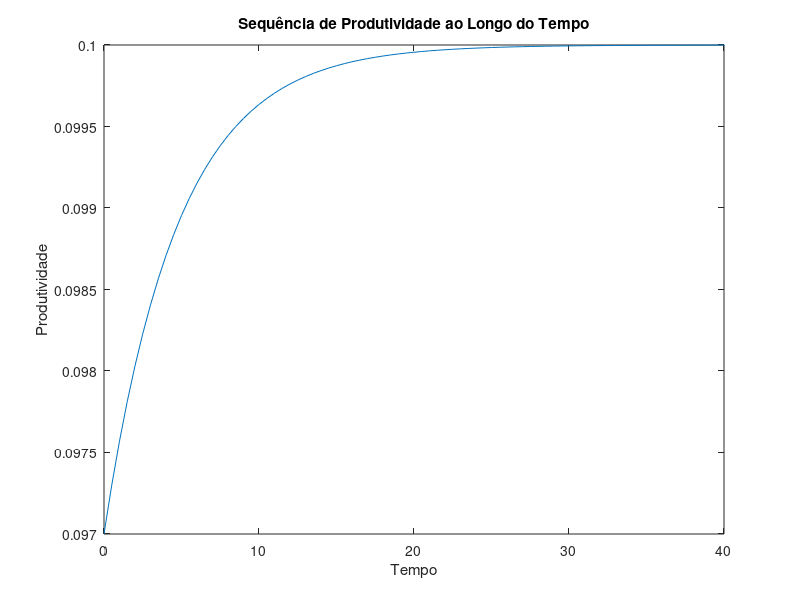

The MATLAB script that drew this image: (Note: this script raises an error after producing the figure.)
% Transição após uma diminuição inesperada na produtividade agregada ("MIT shock")

% Limpeza do ambiente
clear all; clc; close all;

% Parâmetros do Modelo
ga = 2;              % Coeficiente de aversão ao risco
rho = 0.05;          % Taxa de impaciência intertemporal
d = 0.05;            % Taxa de depreciação do capital
al = 1/3;            % Participação do capital na produção
Aprod = 0.1;         % Nível inicial de produtividade total dos fatores
z1 = 1;              % Estado de produtividade 1
z2 = 2*z1;           % Estado de produtividade 2
z = [z1, z2];        % Vetor de estados de produtividade
la1 = 1/3;           % Probabilidade do estado de produtividade 1
la2 = 1/3;           % Probabilidade do estado de produtividade 2
la = [la1, la2];      % Vetor de probabilidades
z_ave = (z1*la2 + z2*la1)/(la1 + la2);  % Média ponderada dos estados de produtividade
% Adicione as taxas de imposto heterogêneas para cada estado de produtividade
tax_rates = [0.1, 0.2];
tau_z1 = tax_rates(1);
tau_z2 = tax_rates(2);

% Parâmetros Temporais e de Discretização
T = 200;             % Tempo total
N = 400;             % Número de intervalos de tempo
dt = T/N;            % Passo de tempo
time = (0:N-1)*dt;    % Vetor de tempo
max_price_it = 300;   % Número máximo de iterações para encontrar preços de equilíbrio
convergence_criterion = 10^(-5);  % Critério de convergência para a transição dinâmica
relax = 0.1;          % Parâmetro de relaxamento

% Construção da Sequência de Produtividade (Processo de Poisson)
corr = 0.8;          % Correlação entre os estados
nu = 1 - corr;       % Parâmetro relacionado à construção do processo estocástico
Aprod_t = zeros(N,1); % Sequência de produtividade ao longo do tempo
Aprod_t(1) = 0.97*Aprod;
for n = 1:N-1
    Aprod_t(n+1) = dt*nu*(Aprod - Aprod_t(n)) + Aprod_t(n);
end

% Plot da Sequência de Produtividade ao Longo do Tempo
plot(time, Aprod_t)
xlim([0 40])
xlabel('Tempo')
ylabel('Produtividade')
title('Sequência de Produtividade ao Longo do Tempo')

% Parâmetros para a Grade de Capital
I = 1000;            % Número de pontos na grade de acumulação de capital
amin = -0.8;         % Valor mínimo para o capital
amax = 20;           % Valor máximo para o capital
a = linspace(amin, amax, I)'; % Vetor de capital
da = (amax - amin)/(I-1);      % Incremento na grade de capital
aa = [a, a];        % Vetor de capital repetido para cada estado de produtividade
zz = ones(I, 1)*z;   % Vetor de estados de produtividade repetido para cada ponto na grade

% Inicialização de Variáveis para a Iteração da Função Valor
maxit = 100;           % Número máximo de iterações
crit = 10^(-5);        % Critério de convergência para a função valor
Delta = 1000;          % Parâmetro para iteração da função valor
dVf = zeros(I, 2);     % Forward differences da função valor
dVb = zeros(I, 2);     % Backward differences da função valor
c = zeros(I, 2);       % Consumo
Aswitch = [-speye(I)*la(1), speye(I)*la(1); speye(I)*la(2), -speye(I)*la(2)]; % Matriz de transição entre estados de produtividade

% Parâmetros para Encontrar o Equilíbrio Estacionário
Ir = 40;               % Número de iterações para encontrar o equilíbrio estacionário
crit_S = 10^(-5);      % Critério de convergência para a oferta e demanda de capital
rmax = 0.049;          % Taxa de juros máxima
r = 0.04;              % Taxa de juros inicial
w = 0.05;              % Salário inicial

% Inicialização das Condições Iniciais da Função Valor
v0(:, 1) = (w*z(1) + r*a).^(1-ga)/(1-ga)/rho;
v0(:, 2) = (w*z(2) + r*a).^(1-ga)/(1-ga)/rho;

r0 = 0.03;             % Taxa de juros inicial (usado para verificação de convergência)
rmin = 0.01;           % Taxa de juros mínima
rmax = 0.99*rho;       % Taxa de juros máxima (usado para verificação de convergência)


%%%%%%%%%%%%%%%%
% STEADY STATE %
%%%%%%%%%%%%%%%%

% Iteração para encontrar o equilíbrio estacionário
for ir = 1:Ir
    r_r(ir) = r;
    rmin_r(ir) = rmin;
    rmax_r(ir) = rmax;

    % Cálculo do capital demandado e salário
    KD(ir) = (al*Aprod/(r + d))^(1/(1-al))*z_ave;
    w = (1-al)*Aprod*KD(ir).^al*z_ave^(-al);

    % Inicialização da função valor se ir > 1
    if ir > 1
        v0 = V_r(:, :, ir-1);
    end

    v = v0;

    % Iteração da função valor
    for n = 1:maxit
        V = v;
        V_n(:, :, n) = V;

        % Forward difference
        dVf(1:I-1, :) = (V(2:I, :) - V(1:I-1, :))/da;
        dVf(I, :) = (w*z + r*amax).^(-ga);

        % Backward difference
        dVb(2:I, :) = (V(2:I, :) - V(1:I-1, :))/da;
        dVb(1, :) = (w*z + r*amin).^(-ga);



        % % Consumo e poupança com forward difference
        % cf = dVf.^(-1/ga);
        % ssf = w*zz + r*aa - cf;
        % 
        % % Consumo e poupança com backward difference
        % cb = dVb.^(-1/ga);
        % ssb = w*zz + r*aa - cb;
        %
        % % Consumo e derivada da função valor no estado estacionário
        % c0 = w*zz + r*aa;
        % dV0 = c0.^(-ga);
        % 
        % % Escolha do método de diferenças baseado no sinal do drift
        % If = ssf > 0; % Forward difference
        % Ib = ssb < 0; % Backward difference
        % I0 = (1 - If - Ib); % Estado estacionário
        % 
        % % Diferenças baseadas no método upwind
        % dV_Upwind = dVf.*If + dVb.*Ib + dV0.*I0;
        % c = dV_Upwind.^(-1/ga);
        % u = c.^(1-ga)/(1-ga);

        % Consumo e poupança com forward difference (estado de produtividade z1)
        cf_z1 = (1 - tau_z1)*dVf(:,1).^(-1/ga);
        cb_z1 = (1 - tau_z1)*dVb(:,1).^(-1/ga);
    
        ssf_z1 = w*z(1) + r*aa - cf_z1;
        ssb_z1 = w*z(1) + r*aa - cb_z1;

        % Consumo e poupança com backward difference (estado de produtividade z1)
        cf_z2 = (1 - tau_z2)*dVf(:,2).^(-1/ga);
        cb_z2 = (1 - tau_z2)*dVb(:,2).^(-1/ga);
    
        ssf_z2 = w*z(2) + r*aa - cf_z2;
        ssb_z2 = w*z(2) + r*aa - cb_z2;

        % Consumo e derivada da função valor no estado estacionário (estado de produtividade z1)
        c0_z1 = w*z(1) + r*aa;
        dV0_z1 = c0_z1.^(-ga);
        
        % Consumo e derivada da função valor no estado estacionário (estado de produtividade z2)
        c0_z2 = w*z(2) + r*aa;
        dV0_z2 = c0_z2.^(-ga);
    
        % Escolha do método de diferenças baseado no sinal do drift (estado de produtividade z1)
        If_z1 = ssf_z1 > tau_z1; % Forward difference
        Ib_z1 = ssb_z1 < tau_z1; % Backward difference
        I0_z1 = (1 - If_z1 - Ib_z1); % Estado estacionário
    
        % Diferenças baseadas no método upwind (estado de produtividade z1)
        dV_Upwind_z1 = dVf.*If_z1 + dVb.*Ib_z1 + dV0_z1.*I0_z1;
        c_z1 = (dV_Upwind_z1 - tau_z1*w*z(1)).^(-1/ga);
        u_z1 = c_z1.^(1-ga)/(1-ga);
    
        % Escolha do método de diferenças baseado no sinal do drift (estado de produtividade z2)
        If_z2 = ssf_z2 > tau_z2; % Forward difference
        Ib_z2 = ssb_z2 < tau_z2; % Backward difference
        I0_z2 = (1 - If_z2 - Ib_z2); % Estado estacionário
    
        % Diferenças baseadas no método upwind (estado de produtividade z2)
        dV_Upwind_z2 = dVf.*If_z2 + dVb.*Ib_z2 + dV0_z2.*I0_z2;
        c_z2 = (dV_Upwind_z2 - tau_z2*w*z(2)).^(-1/ga);
        u_z2 = c_z2.^(1-ga)/(1-ga);

        % Construção da matriz para z1
        X_z1 = -min(ssb_z1, 0)/da;
        Y_z1 = -max(ssf_z1, 0)/da + min(ssb_z1, 0)/da;
        Z_z1 = max(ssf_z1, 0)/da;
        
        %A1_z1 = spdiags(Y_z1, 0, I, I) + spdiags(X_z1(2:I), -1, I, I) + spdiags([0; Z_z1(1:I-1)], 1, I, I);
        A1_z1 = spdiags([Y_z1, X_z1, Z_z1], [0, -1, 1], I, I);
        
        
        % Construção da matriz para z2
        X_z2 = -min(ssb_z2, 0)/da;
        Y_z2 = -max(ssf_z2, 0)/da + min(ssb_z2, 0)/da;
        Z_z2 = max(ssf_z2, 0)/da;
        
        %A2_z2 = spdiags(Y_z2, 0, I, I) + spdiags(X_z2(2:I), -1, I, I) + spdiags([0; Z_z2(1:I-1)], 1, I, I);
        A2_z2 = spdiags([Y_z2, X_z2, Z_z2], [0, -1, 1], I, I);
        
        % Montagem da matriz A
        A = [A1_z1, sparse(I, I); sparse(I, I), A2_z2] + Aswitch;
        
        % Verificação da matriz de transição
        if max(abs(sum(A, 2))) > 10^(-9)
            disp('Improper Transition Matrix')
            break
        end
        
        % Construção da matriz do sistema
        B = (1/Delta + rho)*speye(2*I) - A;
        
        u_stacked = [u_z1; u_z2];
        V_stacked = [V(:, 1); V(:, 2)];
        
        b = u_stacked + V_stacked/Delta;
        V_stacked = B\b; % Solução do sistema de equações
        
        V = [V_stacked(1:I), V_stacked(I+1:2*I)];
        
        % Verificação da convergência
        Vchange = V - v;
        v = V;
        
        dist(n) = max(max(abs(Vchange)));
        
        if dist(n) < crit
            disp('Função Valor Convergida, Iteração = ')
            disp(n)
            break
        end
    end
    toc;

    % Construção da matriz transposta de A para a equação de Fokker-Planck
    AT = A';
    b = zeros(2*I, 1);

    % Necessário fixar um valor para evitar matriz singular
    i_fix = 1;
    b(i_fix) = 0.1;
    row = [zeros(1, i_fix-1), 1, zeros(1, 2*I-i_fix)];
    AT(i_fix, :) = row;

    % Resolução do sistema linear
    gg = AT\b;
    g_sum = gg'*ones(2*I, 1)*da;
    gg = gg./g_sum;

    g = [gg(1:I), gg(I+1:2*I)];

    % Verificação de algumas propriedades da distribuição
    check1 = g(:, 1)'*ones(I, 1)*da;
    check2 = g(:, 2)'*ones(I, 1)*da;

    g_r(:, :, ir) = g;
    adot(:, :, ir) = w*zz + r*aa - c;
    V_r(:, :, ir) = V;

    KS(ir) = g(:,1)'*a*da + g(:,2)'*a*da;
    S(ir) = KS(ir) - KD(ir);

    % Atualização da taxa de juros
    if S(ir) > crit_S
        disp('Excesso de Oferta')
        rmax = r;
        r = 0.5*(r + rmin);
    elseif S(ir) < -crit_S
        disp('Excesso de Demanda')
        rmin = r;
        r = 0.5*(r + rmax);
    elseif abs(S(ir)) < crit_S
        disp('Equilíbrio Encontrado, Taxa de Juros =')
        disp(r)
        break
    end

end

% Salvar alguns objetos
v_st = v;
gg_st = gg;
K_st = KS(ir);
w_st = w;
r_st = r;
C_st = gg'*reshape(c, I*2, 1)*da;
Aprod_st = Aprod;

%%%%%%%%%%%%%%%%%%%%%%%
% TRANSITION DYNAMICS %
%%%%%%%%%%%%%%%%%%%%%%%

% Inicialização de variáveis
gg0 = gg_st;

clear Delta r w Aprod gg

% Pré-alocação de variáveis
gg = cell(N+1, 1);
K_t = zeros(N, 1);
K_out = zeros(N, 1);
r_t = zeros(N, 1);
w_t = zeros(N, 1);

% Palpite inicial
K_t = K_st*ones(N, 1);

% Iteração para encontrar os preços de equilíbrio ao longo do tempo
for it = 1:max_price_it
    disp('ITERAÇÃO DE PREÇO = ')
    disp(it)

    % Cálculo dos salários e taxas de juros ao longo do tempo
    w_t = (1-al)*Aprod_t.*K_t.^al*z_ave^(-al);
    r_t = al*Aprod_t.*K_t.^(al-1)*z_ave^(1-al) - d;

    % Inicialização da função valor
    V = v_st;

    % Iteração da função valor para trás no tempo
    for n = N:-1:1
        % Diferenças finitas
        dVf_z1(1:I-1) = (V(2:I, 1) - V(1:I-1, 1))/da;
        dVf_z1(I) = (w_t(n)*z(1) + r_t(n)*amax).^(-ga);
        
        dVb_z1(2:I) = (V(2:I, 1) - V(1:I-1, 1))/da;
        dVb_z1(1) = (w_t(n)*z(1) + r_t(n)*amin).^(-ga);
        
        dVf_z2(1:I-1) = (V(2:I, 2) - V(1:I-1, 2))/da;
        dVf_z2(I) = (w_t(n)*z(2) + r_t(n)*amax).^(-ga);
        
        dVb_z2(2:I) = (V(2:I, 2) - V(1:I-1, 2))/da;
        dVb_z2(1) = (w_t(n)*z(2) + r_t(n)*amin).^(-ga);

        % Consumo e poupança com diferenças finitas
        cf_z1 = (1 - tau_z1)*dVf_z1.^(-1/ga);
        ssf_z1 = w_t(n)*z(1)*ones(I, 1) + r_t(n)*aa(:, 1) - cf_z1.';
        
        cb_z1 = (1 - tau_z1)*dVb_z1.^(-1/ga);
        ssb_z1 = w_t(n)*z(1)*ones(I, 1) + r_t(n)*aa(:, 1) - cb_z1.';
        
        c0_z1 = w_t(n)*z(1)*ones(I, 1) + r_t(n)*aa;
        dV0_z1 = c0_z1.^(-ga);
        
        cf_z2 = (1 - tau_z2)*dVf_z2.^(-1/ga);
        ssf_z2 = w_t(n)*z(2)*ones(I, 1) + r_t(n)*aa(:, 2) - cf_z2.';
        
        cb_z2 = (1 - tau_z2)*dVb_z2.^(-1/ga);
        ssb_z2 = w_t(n)*z(2)*ones(I, 1) + r_t(n)*aa(:, 2) - cb_z2.';
        
        c0_z2 = w_t(n)*z(2)*ones(I, 1) + r_t(n)*aa;
        dV0_z2 = c0_z2.^(-ga);

        % Escolha do método de diferenças baseado no sinal do drift (estado de produtividade z1)
        If_z1 = ssf_z1 > tau_z1; % Forward difference
        Ib_z1 = ssb_z1 < tau_z1; % Backward difference
        I0_z1 = (1 - If_z1 - Ib_z1); % Estado estacionário
        
        % Diferenças baseadas no método upwind (estado de produtividade z1)
        dV_Upwind_z1 = dVf.*If_z1 + dVb.*Ib_z1 + dV0_z1.*I0_z1;
        c_z1 = (dV_Upwind_z1 - tau_z1*w_t(n)*z(1)).^(-1/ga);
        u_z1 = c_z1.^(1-ga)/(1-ga);
        
        % Escolha do método de diferenças baseado no sinal do drift (estado de produtividade z2)
        If_z2 = ssf_z2 > tau_z2; % Forward difference
        Ib_z2 = ssb_z2 < tau_z2; % Backward difference
        I0_z2 = (1 - If_z2 - Ib_z2); % Estado estacionário
        
        % Diferenças baseadas no método upwind (estado de produtividade z2)
        dV_Upwind_z2 = dVf.*If_z2 + dVb.*Ib_z2 + dV0_z2.*I0_z2;
        c_z2 = (dV_Upwind_z2 - tau_z2*w_t(n)*z(2)).^(-1/ga);
        u_z2 = c_z2.^(1-ga)/(1-ga);
        
        % Combine os resultados para diferentes estados
        c = [c_z1, c_z2];
        u = [u_z1, u_z2];

        c_t(:, :, n) = c;

        % Construção da matriz para z1
        X_z1 = -min(ssb_z1, 0)/da;
        Y_z1 = -max(ssf_z1, 0)/da + min(ssb_z1, 0)/da;
        Z_z1 = max(ssf_z1, 0)/da;

        % Construção da matriz para z2
        X_z2 = -min(ssb_z2, 0)/da;
        Y_z2 = -max(ssf_z2, 0)/da + min(ssb_z2, 0)/da;
        Z_z2 = max(ssf_z2, 0)/da;

        A1_z1 = spdiags([Y_z1, X_z1, Z_z1], [0, -1, 1], I, I);
        A2_z2 = spdiags([Y_z2, X_z2, Z_z2], [0, -1, 1], I, I);
        A = [A1_z1, sparse(I, I); sparse(I, I), A2_z2] + Aswitch;

        A_t{n}=A; %save for future reference

        % Verificação da matriz de transição
        if max(abs(sum(A, 2))) > 10^(-9)
            disp('Improper Transition Matrix')
            break
        end

        % Construção da matriz do sistema
        B = (1/dt + rho)*speye(2*I) - A;

        u_stacked = [u(:, 1); u(:, 2)];
        V_stacked = [V(:, 1); V(:, 2)];

        b = u_stacked + V_stacked/dt;
        V_stacked = B\b; % Solução do sistema de equações

        V = [V_stacked(1:I), V_stacked(I+1:2*I)];
    end
    toc;

    gg{1} = gg0;
    
    % Iteração implícita para a distribuição ao longo do tempo
    for n = 1:N
        AT = A_t{n}';
        
        % Método implícito na atualização da distribuição
        gg{n+1} = (speye(2*I) - AT*dt)\gg{n};
        % Método explícito
        % gg{n+1} = gg{n} + AT*gg{n}*dt;

        K_out(n) = gg{n}(1:I)'*a*da + gg{n}(I+1:2*I)'*a*da;
        C_t(n) = gg{n}'*reshape(c_t(:, :, n), I*2, 1)*da;
    end

    dist_it(it) = max(abs(K_out - K_t));

    % Verificação da convergência
    figure(1)
    plot(dist_it)
    disp(dist_it(it))
    xlabel('Iteração')
    title('Critério de Convergência')

    % Atualização do capital
    K_t = relax.*K_out + (1-relax).*K_t;

    if dist_it(it) < convergence_criterion
        disp('Equilíbrio Encontrado')
        break
    end
end

%%%%%%%%%%%%%%%%%%%%%%%
% MEDIDAS DE DESIGUALDADE %
%%%%%%%%%%%%%%%%%%%%%%%

for n = 1:N
    % Riqueza negativa
    Wealth_neg_t(n) = gg{n}(1:I)'*min(a, 0)*da + gg{n}(I+1:2*I)'*min(a, 0)*da;
    g_a_cont = gg{n}(1:I) + gg{n}(I+1:2*I);

    % Gini discreto para verificar
    g_a = g_a_cont*da;
    S_a = cumsum(g_a.*a)/sum(g_a.*a);
    trapez_a = (1/2)*(S_a(1)*g_a(1) + sum((S_a(2:I) + S_a(1:I-1)).*g_a(2:I)));
    Wealth_Gini_t(n) = 1 - 2*trapez_a;

    % Gini da renda do capital
    yk = r_t(n)*a;
    g_yk = g_a;

    S_yk = cumsum(g_yk.*yk)/sum(g_yk.*yk);
    trapez_yk = (1/2)*(S_yk(1)*g_yk(1) + sum((S_yk(2:I) + S_yk(1:I-1)).*g_yk(2:I)));
    CapInc_Gini_t(n) = 1 - 2*trapez_yk;

    % Gini da renda total
    y = w_t(n)*zz + r_t(n)*aa;
    Ny = 2*I;
    yy = reshape(y, Ny, 1);
    [yy, index] = sort(yy);
    g_y = gg{n}(index)*da;

    S_y = cumsum(g_y);
    trapez_y = (1/2)*(S_y(1)*g_y(1) + sum((S_y(2:Ny) + S_y(1:Ny-1)).*g_y(2:Ny)));
    Income_Gini_t(n) = 1 - 2*trapez_y;

    G_y = cumsum(g_y);
    G_a = cumsum(g_a);

    % Participação de 10% no topo da renda
    p1 = 0.1;
    [obj, index] = min(abs((1-G_y) - p1));
    top_inc_t(n) = 1 - S_y(index);

    % Participação de 10% no topo da riqueza
    p1 = 0.1;
    [obj, index] = min(abs((1-G_a) - p1));
    top_wealth_t(n) = 1 - S_a(index);
    
    % Fração de riqueza negativa
    neg_frac_t(n) = max(G_a(a<=0));
end


set(gcf,'PaperPosition',[0 0 15 10])
subplot(2,3,1)
set(gca,'FontSize',16)
plot(time,Aprod_t,time,Aprod_st*ones(N,1),'--','LineWidth',2)
xlim([0 100])
xlabel('Year')
title('Aggregate Productivity')

subplot(2,3,2)
set(gca,'FontSize',16)
plot(time,K_t,time,K_st*ones(N,1),'--','LineWidth',2)
xlim([0 100])
xlabel('Year')
title('Aggregate Capital Stock')

subplot(2,3,3)
set(gca,'FontSize',16)
plot(time,w_t,time,w_st*ones(N,1),'--','LineWidth',2)
xlim([0 100])
xlabel('Year')
title('Wage')

subplot(2,3,4)
set(gca,'FontSize',16)
plot(time,r_t,time,r_st*ones(N,1),'--','LineWidth',2)
xlim([0 100])
xlabel('Year')
title('Interest Rate')

subplot(2,3,5)
set(gca,'FontSize',16)
plot(time,Wealth_Gini_t,time,Wealth_Gini_t(N)*ones(N,1),'--','LineWidth',2)
xlim([0 100])
xlabel('Year')
title('Wealth Gini')

subplot(2,3,6)
set(gca,'FontSize',16)
plot(time,Income_Gini_t,time,Income_Gini_t(N)*ones(N,1),'--','LineWidth',2)
xlim([0 100])
xlabel('Year')
title('Income Gini')

print -depsc aiyagari_poisson_MITshock.eps